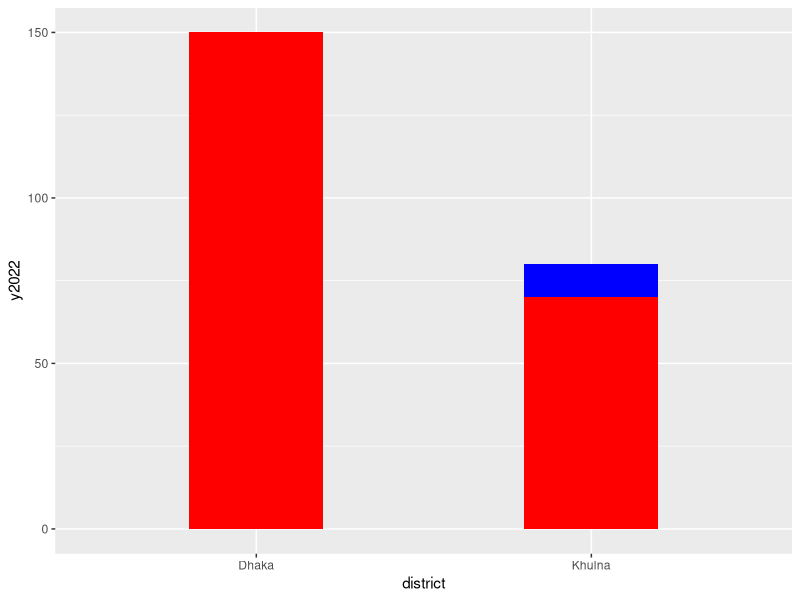
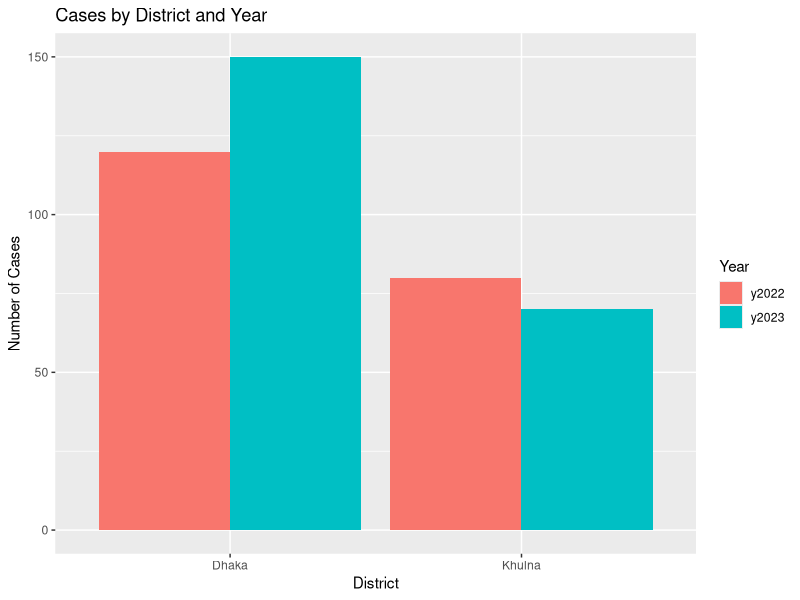

The R source for these figures, in order:
# 5.1 install and load the library if not yet
install.packages("tidyverse")
library(tidyverse)

# we'll continue with the survey tibble from script_4
survey <- tibble(
  id       = c(1, 2, 3, 4, 5, 6),
  age      = c(23, 45, 31, 67, 12, 50),
  sex      = c("F", "M", "F", "M", "F", "M"),
  district = c("Dhaka", "Dhaka", "Sylhet", "Khulna", "Sylhet", "Dhaka"),
  hb       = c(11.5, 13.2, NA, 12.8, 10.9, 14.1)
)
survey

# 5.2 filter(): choose row
# structure: data |> filter(conditions)              # only those row which satisfied the condition appear
survey |> filter(age >= 18)                          # only those who are greater than 18 y/o will appear         
survey |> filter(district == "Dhaka", sex =="F")     # only those who are female and from district Dhaka will appear
survey |> filter(district == "Dhaka", sex =="M")     # only those who are male and from district Dhaka will appear
survey |> filter(district %in% c("Dhaka", "Sylhet")) # only those who are from Dhaka and Sylhet district will appear

# 5.3 select(), rename(), arrange()
# structure: data |> select(conditions)
survey |> select(id, age, hb)                # selects id, age and hb variable values
survey |> select(district)                   # selects only the district variable values
survey |> select(-sex)                       # selects everything excluding sex variable

# structure: data |> rename( new = old)
survey |> rename(haemoglobin = hb)           # renames hb variable to haemoglobin

# structure: data |> arrange(conditions)
survey |> arrange(age)                       # arranges the survey according to age in asccending order
survey |> arrange(desc(age))                 # arranges the survey according to age in descending order

survey |> arrange(sex)                       # arrange the survey according to sex in asccending alphabetic order
survey |> arrange(desc(sex))                 # arrange the survey according to sex in descending alphabetic order

# 5.4 mutate(): create new variables
# structure: data <- data |> mutate(conditions)
survey <- survey |> mutate(                  # adds another variable named anemic based on the condition
  anemic = hb < 12
)
survey

survey <- survey |> mutate(                  # adds another variable named age group based on the condition
  age_group = case_when(
    age< 15 ~ "0-15",
    age< 45 ~ "15-44",
    age< 65 ~ "45-64",
    TRUE    ~ "65+"
  )
)
survey

# this can also be done in one mutate()
# structure: data <- data |> mutate(condition1, condition2, ...)
survey <- survey |> mutate(
  anemic = hb < 12,
  age_group = case_when(
    age< 15 ~ "0-15",
    age< 45 ~ "15-44",
    age< 65 ~ "45-64",
    TRUE    ~ "65+"
  )
)
survey

# 5.5 count(), group_by(), summarise()
# structure: data |> count(variable_name)
survey |> count(age_group)         # counts the number of observations in each category/group (age_group)
survey |> count(district)          # counts the number of observations in each category/group (district)

survey |> group_by(district) |> summarise(n=n())
survey |> group_by(district) |> summarise(mean(hb, na.rm = TRUE))

survey |> group_by(district) |> summarise(n=n(), mean(hb, na.rm = TRUE))

# 5.6 cleaning messy data
messy_data <- tibble(                                           # sample messy data tibble
  sex_raw  = c("F", "female", "Female", " female", "F ", "f ", "male", "Male", "m")
)
messy_data

messy_data <- messy_data |> mutate(                             # trims or removes empty spaces
  sex_raw_trimmed = str_trim(sex_raw)
)
messy_data

messy_data <- messy_data |> mutate(                            # turns everything into lower case
  sex_lowercase = str_to_lower(sex_raw_trimmed)
)
messy_data

messy_data <- messy_data |> mutate(                            
  sex_cleaned = case_when(
    sex_lowercase %in% c("f", "female") ~ "F",
    sex_lowercase %in% c("m", "male") ~ "M"
  )
) 
messy_data

# in one code block but step by step
messy_data <- messy_data |> mutate(
  sex_raw_trimmed = str_trim(sex_raw),
  sex_lowercase = str_to_lower(sex_raw_trimmed),
  sex_cleaned = case_when(
    sex_lowercase %in% c("f", "female")   ~"F",
    sex_lowercase %in% c("m", "male")     ~"M"
  )
)

# in one step
messy_data <- messy_data |> mutate(
  sex_lowercase = str_to_lower(str_trim(sex_raw)),
  sex_cleaned = case_when(
    sex_lowercase %in% c("f", "female") ~ "F",
    sex_lowercase %in% c("m", "male") ~ "M",
  )
)

messy_data
messy_data$sex_cleaned
table(messy_data$sex_cleaned)

# 5.7 duplicate and missing data (1st and last observation are kept same)
survey_2 <- tibble(
  id       = c(1, 2, 3, 4, 5, 6, 7, 8, 9, 1),
  age      = c(23, 45, 31, 67, 12, 50, 35, 25, 14, 23),
  sex      = c("F", "M", "F", "M", "F", "M", "F", "M", "M", "F"),
  district = c("Dhaka", "Dhaka", "Sylhet", "Khulna", "Sylhet", "Dhaka","Sylhet", "Khulna", "Sylhet", "Dhaka"),
  hb       = c(11.5, 13.2, NA, 12.8, 10.9, 14.1, 12.3, NA, NA, 11.5 )
)
survey_2

survey_2 |> distinct()                          # will remove the last observation as it is identical to 1st
survey_2 |> distinct(id, .keep_all = TRUE)      # will keep the first raw per id ( if there is more row for one id it will be removed)
survey_2 |> drop_na(hb)                         # remove rows with missing hb (hb with NA)
survey_2 |> filter(!is.na(hb))                  # keeps only those which are not NA, (removed the NAs)

# 5.8 joining tables
pop <- tibble(                                  # (hypothetical) population for each district
  district   = c("Dhaka", "Khulna", "Sylhet"),
  population = c(10000, 3000, 4000)
)

pop
survey

survey |> 
  left_join(pop, by="district")                 # adding the population to the survey tibble

survey |>                                       # selecting only specific variables
  left_join(pop, by="district") |> 
  select(id, district, population)

# reshaping : wide to long
case_wide <- tibble(
  district = c("Dhaka", "Khulna"),
  y2022    = c(120, 80),
  y2023    = c(150, 70)
)
case_wide

case_long <- case_wide |>
  pivot_longer(-district, names_to = "year", values_to = "cases")
case_long

# ---------------- Experimental demonstration of problem(wide) and solution(long) ------------------------
library(ggplot2)

# AWKWARD & BROKEN CONCEPT: You cannot easily map multiple columns to the y-axis 
# with a proper legend without manual hacks.
ggplot(case_wide, aes(x = district)) +
  geom_col(aes(y = y2022), fill = "blue", position = "nudge", width = 0.4) + # Hacky workaround
  geom_col(aes(y = y2023), fill = "red", position = "nudge", width = 0.4)     # Hard to scale


# CLEAN & DYNAMIC: One mapping controls the whole plot
ggplot(case_long, aes(x = district, y = cases, fill = year)) +
  geom_col(position = "dodge") +  # "dodge" puts the bars side-by-side
  labs(
    title = "Cases by District and Year",
    x = "District",
    y = "Number of Cases",
    fill = "Year"
  )
